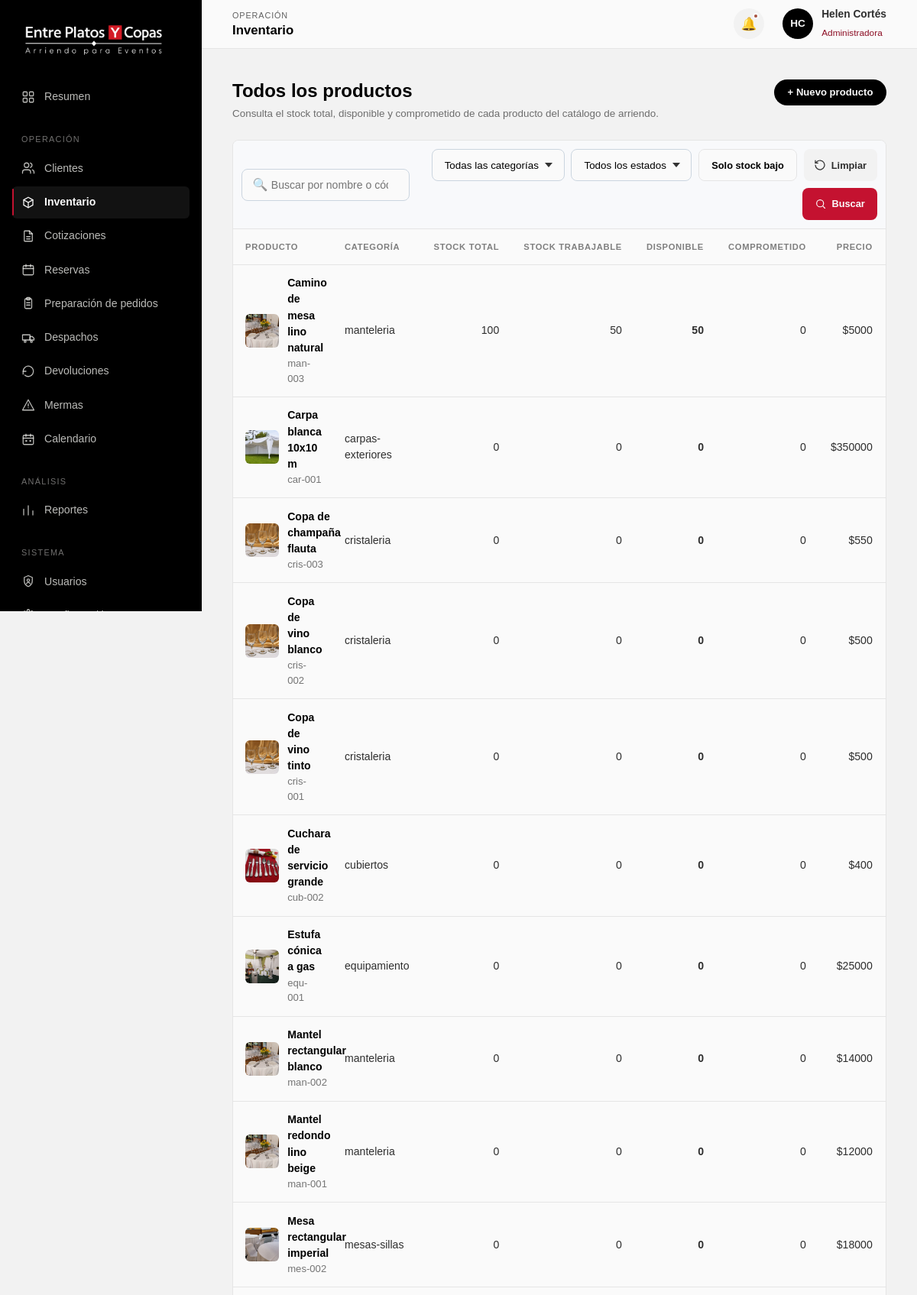
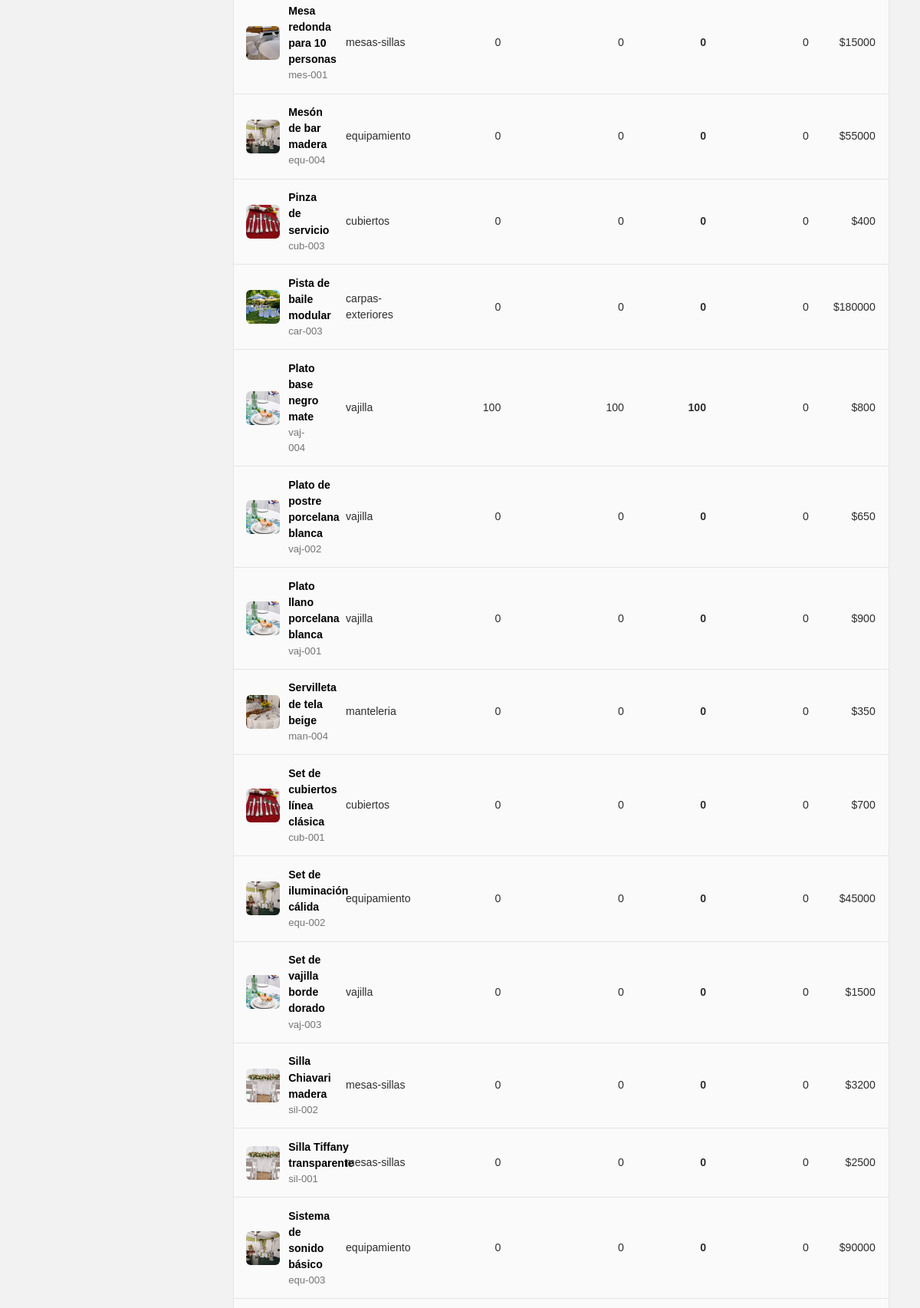
The page /gestion/inventario/ (signed in, upper part) on the database its author committed (2 pictures, top to bottom).
### Inventario/models.py (models this page shows, shortened)
class Articulo(models.Model):
    negocio = models.ForeignKey(
        Negocio,
        on_delete=models.CASCADE,
        related_name="articulos"
    )
    categoria = models.ForeignKey(
        Categoria,
        on_delete=models.PROTECT,
        related_name="articulos"
    )
    codigo = models.CharField(
        max_length=20,
        unique=True
    )
    nombre = models.CharField(max_length=100)
    categoria_label = models.CharField(
        max_length=100,
        blank=True
    )
    descripcion = models.TextField(blank=True)
    descripcion_larga = models.TextField(blank=True)
    dimensiones = models.CharField(max_length=150, blank=True)
    material = models.CharField(max_length=100, blank=True)
    capacidad = models.CharField(max_length=100, blank=True)
    color = models.CharField(max_length=100, blank=True)
    precio_arriendo = models.DecimalField(
        max_digits=10,
        decimal_places=0
    )
    unidad_precio = models.CharField(
        max_length=100,
        blank=True
    )
    imagen = models.CharField(
        max_length=255,
        blank=True
    )
    imagenes = models.JSONField(
        default=list,
        blank=True
    )
    stock_total = models.PositiveIntegerField(default=0)
    stock_trabajable = models.PositiveIntegerField(default=0)
    destacado = models.BooleanField(default=False)
    activo = models.BooleanField(default=True)
    fecha_creacion = models.DateTimeField(auto_now_add=True)
    fecha_actualizacion = models.DateTimeField(auto_now=True)
    class Meta:
        db_table = "articulo"
        constraints = [
            models.CheckConstraint(
                condition=Q(stock_trabajable__lte=F("stock_total")),
                name="stock_trabajable_no_supera_total"
            )
        ]

class Categoria(models.Model):
    negocio = models.ForeignKey(
        Negocio,
        on_delete=models.CASCADE,
        related_name="categorias"
    )
    nombre = models.CharField(max_length=100)
    descripcion = models.CharField(max_length=255, blank=True)
    activo = models.BooleanField(default=True)
    class Meta:
        db_table = "categoria"

### Inventario/views.py (the view, shortened to what this page needs)
@solo_administrador
def inventario(request):
    negocio = obtener_negocio()
    inventario_qs = list(
        Articulo.objects
        .filter(negocio=negocio)
        .select_related("categoria")
        .order_by("nombre")
    )
    comprometido = comprometido_vigente([a.id for a in inventario_qs])
    en_uso = _articulos_en_uso([a.id for a in inventario_qs])
    for articulo in inventario_qs:
        articulo.en_uso = articulo.id in en_uso
        articulo.stock_comprometido = comprometido.get(articulo.id, 0)
        articulo.stock_disponible = max(0, articulo.stock_trabajable - articulo.stock_comprometido)
    categorias = (
        Categoria.objects
        .filter(negocio=negocio, activo=True)
        .order_by("nombre")
    )
    return render(
        request,
        "inventario.html",
        {
            "inventario": inventario_qs,
            "categorias": categorias,
        },
    )

### Inventario/views.py (called while the page is built)
def obtener_negocio():
    return Negocio.objects.filter(activo=True).order_by("id").first()

def comprometido_vigente(articulo_ids):
    hoy = date.today()
    filas = (
        DetalleServicio.objects
        .filter(articulo_id__in=articulo_ids, servicio__estado__in=ESTADOS_QUE_BLOQUEAN)
        .annotate(fin=Coalesce("servicio__fecha_termino", "servicio__fecha_evento", "servicio__fecha_inicio"))
        .filter(fin__gte=hoy)
        .values("articulo_id")
        .annotate(total=Sum("cantidad"))
    )
    return {fila["articulo_id"]: fila["total"] or 0 for fila in filas}

def _articulos_en_uso(articulo_ids):
    en_uso = set()
    for modelo in RELACIONES_ARTICULO_EN_USO:
        en_uso.update(
            modelo.objects.filter(articulo_id__in=articulo_ids).values_list("articulo_id", flat=True)
        )
    return en_uso

### gestion/templates/inventario.html (shortened to what this page needs)
{% load static %}
<!DOCTYPE html>
<html lang="es">
<head>
<link rel="stylesheet" href="{% static 'css/admin.css' %}?v=inventario-4">
</head>
<body>
<div class="admin-shell">
  <aside class="admin-sidebar" id="admin-sidebar">
    <div class="sidebar-brand">
      <a href="{% url 'index' %}"><img src="{% static 'images/logo2.jpg' %}" alt="Entre Platos y Copas"></a>
    </div>
    <nav class="sidebar-nav">
      <a href="{% url 'inicio' %}" class="sidebar-link"><span class="nav-icon"></span><span class="nav-label">Resumen</span></a>
      <span class="sidebar-group-label">Operación</span>
      <a href="{% url 'gestion_clientes' %}" class="sidebar-link"><span class="nav-icon"></span><span class="nav-label">Clientes</span></a>
      <a href="{% url 'gestion_inventario' %}" class="sidebar-link"><span class="nav-icon"></span><span class="nav-label">Inventario</span></a>
      <a href="{% url 'gestion_cotizaciones' %}" class="sidebar-link"><span class="nav-icon"></span><span class="nav-label">Cotizaciones</span></a>
      <a href="{% url 'gestion_reservas' %}" class="sidebar-link"><span class="nav-icon"></span><span class="nav-label">Reservas</span></a>
      <a href="{% url 'gestion_preparacion' %}" class="sidebar-link"><span class="nav-icon"></span><span class="nav-label">Preparación de pedidos</span></a>
      <a href="{% url 'gestion_despachos' %}" class="sidebar-link"><span class="nav-icon"></span><span class="nav-label">Despachos</span></a>
      <a href="{% url 'gestion_devoluciones' %}" class="sidebar-link"><span class="nav-icon"></span><span class="nav-label">Devoluciones</span></a>
      <a href="{% url 'gestion_mermas' %}" class="sidebar-link"><span class="nav-icon"></span><span class="nav-label">Mermas</span></a>
      <a href="{% url 'gestion_calendario' %}" class="sidebar-link"><span class="nav-icon"></span><span class="nav-label">Calendario</span></a>
      <span class="sidebar-group-label">Análisis</span>
      <a href="{% url 'gestion_reportes' %}" class="sidebar-link"><span class="nav-icon"></span><span class="nav-label">Reportes</span></a>
      <span class="sidebar-group-label">Sistema</span>
      <a href="{% url 'gestion_usuarios' %}" class="sidebar-link"><span class="nav-icon"></span><span class="nav-label">Usuarios</span></a>
      <a href="{% url 'gestion_configuracion' %}" class="sidebar-link"><span class="nav-icon"></span><span class="nav-label"></span></a>
    </nav>
  </aside>
  <div class="admin-main">
    <header class="admin-topbar">
      <div style="display:flex;align-items:center;gap:1rem;">
        <div class="topbar-title">
          <span class="eyebrow">Operación</span>
          <h1>Inventario</h1>
        </div>
      </div>
      <div class="topbar-actions">
        <button class="icon-btn" aria-label="Notificaciones"><span class="dot"></span>🔔</button>
        <div class="topbar-user">
          <div class="user-avatar">HC</div>
          <div class="user-info"><strong>Helen Cortés</strong><span>Administradora</span></div>
        </div>
      </div>
    </header>
    <main class="admin-content">
      <div class="page-head">
        <div>
          <h1>Todos los productos</h1>
          <p>Consulta el stock total, disponible y comprometido de cada producto del catálogo de arriendo.</p>
        </div>
        <div class="page-head-actions">
          <button class="btn btn-primary" id="btn-nuevo-producto">+ Nuevo producto</button>
        </div>
      </div>
      <div class="client-directory">
      <form class="inventory-search-panel" id="inventario-filter-form">
        <div class="search-field">
          <span class="icon">🔍</span>
          <input type="search" id="inv-search" placeholder="Buscar por nombre o código...">
        </div>
        <div class="toolbar-filters">
          <select class="select-filter" id="inv-categoria" aria-label="Filtrar por categoría">
            <option value="">Todas las categorías</option>
          </select>
          <select class="select-filter" id="inv-estado">
            <option value="">Todos los estados</option>
          </select>
          <button type="button" class="chip-filter" id="inv-chip-bajo">Solo stock bajo</button>
          <button type="reset" class="btn btn-ghost btn-sm">
            <svg viewBox="0 0 24 24" fill="none" stroke="currentColor" stroke-width="1.8" stroke-linecap="round" stroke-linejoin="round" aria-hidden="true"><path d="M3 12a9 9 0 1 0 2.64-6.36L3 8"/><path d="M3 3v5h5"/></svg>
            Limpiar
          </button>
          <button type="submit" class="btn btn-accent btn-sm">
            <svg viewBox="0 0 24 24" fill="none" stroke="currentColor" stroke-width="1.8" stroke-linecap="round" stroke-linejoin="round" aria-hidden="true"><circle cx="10.8" cy="10.8" r="6.8"/><path d="m16 16 4.2 4.2"/></svg>
            Buscar
          </button>
        </div>
      </form>
      <div class="table-wrap">
        <table class="data-table">
          <thead>
            <tr>
              <th>Producto</th>
              <th>Categoría</th>
              <th class="cell-num">Stock total</th>
              <th class="cell-num" title="Unidades que decides considerar para arrendar">Stock trabajable</th>
              <th class="cell-num" title="Stock trabajable menos lo comprometido">Disponible</th>
              <th class="cell-num" title="Reservas confirmadas con evento de hoy en adelante">Comprometido</th>
              <th class="cell-num">Precio</th>
            </tr>
          </thead>
          <tbody id="inv-tbody">
{% for p in inventario %}
<tr data-producto data-codigo="{{ p.codigo }}" data-nombre="{{ p.nombre }}" data-categoria="{{ p.categoria.nombre }}" data-stock-total="{{ p.stock_total }}" data-stock-trabajable="{{ p.stock_trabajable }}">
  <td><div style="display:flex;align-items:center;gap:0.7rem;"><img src="{{ p.imagen }}" alt="{{ p.nombre }}" class="row-thumb"><div><a class="cell-strong" href="{% url 'gestion_producto' p.id %}">{{ p.nombre }}</a><div class="cell-muted">{{ p.codigo }}</div></div></div></td>
  <td>{{ p.categoria.nombre }}</td>
  <td class="cell-num">{{ p.stock_total }}</td>
  <td class="cell-num">{{ p.stock_trabajable }}</td>
  <td class="cell-num"><strong>{{ p.stock_disponible }}</strong></td>
  <td class="cell-num">{{ p.stock_comprometido }}</td>
  <td class="cell-num">${{ p.precio_arriendo|floatformat:0 }}</td>
</tr>
{% empty %}<tr><td colspan="8" class="empty-state">No hay artículos registrados.</td></tr>{% endfor %}
</tbody>
        </table>
      </div>
      </div>
    </main>
  </div>
</div>
</body>
</html>

### rows shown on the page
Articulo: imagen (picture), nombre "Camino de mesa lino natural", codigo "man-003", categoria.nombre "manteleria", stock_total "100", stock_trabajable "50", stock_disponible "50", stock_comprometido "0", precio_arriendo "5000"
Articulo: imagen (picture), nombre "Carpa blanca 10x10 m", codigo "car-001", categoria.nombre "carpas-exteriores", stock_total "0", stock_trabajable "0", stock_disponible "0", stock_comprometido "0", precio_arriendo "350000"
Articulo: imagen (picture), nombre "Copa de champaña flauta", codigo "cris-003", categoria.nombre "cristaleria", stock_total "0", stock_trabajable "0", stock_disponible "0", stock_comprometido "0", precio_arriendo "550"
Articulo: imagen (picture), nombre "Copa de vino blanco", codigo "cris-002", categoria.nombre "cristaleria", stock_total "0", stock_trabajable "0", stock_disponible "0", stock_comprometido "0", precio_arriendo "500"
Articulo: imagen (picture), nombre "Copa de vino tinto", codigo "cris-001", categoria.nombre "cristaleria", stock_total "0", stock_trabajable "0", stock_disponible "0", stock_comprometido "0", precio_arriendo "500"
Articulo: imagen (picture), nombre "Cuchara de servicio grande", codigo "cub-002", categoria.nombre "cubiertos", stock_total "0", stock_trabajable "0", stock_disponible "0", stock_comprometido "0", precio_arriendo "400"
Articulo: imagen (picture), nombre "Estufa cónica a gas", codigo "equ-001", categoria.nombre "equipamiento", stock_total "0", stock_trabajable "0", stock_disponible "0", stock_comprometido "0", precio_arriendo "25000"
Articulo: imagen (picture), nombre "Mantel rectangular blanco", codigo "man-002", categoria.nombre "manteleria", stock_total "0", stock_trabajable "0", stock_disponible "0", stock_comprometido "0", precio_arriendo "14000"
Articulo: imagen (picture), nombre "Mantel redondo lino beige", codigo "man-001", categoria.nombre "manteleria", stock_total "0", stock_trabajable "0", stock_disponible "0", stock_comprometido "0", precio_arriendo "12000"
Articulo: imagen (picture), nombre "Mesa rectangular imperial", codigo "mes-002", categoria.nombre "mesas-sillas", stock_total "0", stock_trabajable "0", stock_disponible "0", stock_comprometido "0", precio_arriendo "18000"
Articulo: imagen (picture), nombre "Mesa redonda para 10 personas", codigo "mes-001", categoria.nombre "mesas-sillas", stock_total "0", stock_trabajable "0", stock_disponible "0", stock_comprometido "0", precio_arriendo "15000"
Articulo: imagen (picture), nombre "Mesón de bar madera", codigo "equ-004", categoria.nombre "equipamiento", stock_total "0", stock_trabajable "0", stock_disponible "0", stock_comprometido "0", precio_arriendo "55000"
Articulo: imagen (picture), nombre "Pinza de servicio", codigo "cub-003", categoria.nombre "cubiertos", stock_total "0", stock_trabajable "0", stock_disponible "0", stock_comprometido "0", precio_arriendo "400"
Articulo: imagen (picture), nombre "Pista de baile modular", codigo "car-003", categoria.nombre "carpas-exteriores", stock_total "0", stock_trabajable "0", stock_disponible "0", stock_comprometido "0", precio_arriendo "180000"
Articulo: imagen (picture), nombre "Plato base negro mate", codigo "vaj-004", categoria.nombre "vajilla", stock_total "100", stock_trabajable "100", stock_disponible "100", stock_comprometido "0", precio_arriendo "800"
Articulo: imagen (picture), nombre "Plato de postre porcelana blanca", codigo "vaj-002", categoria.nombre "vajilla", stock_total "0", stock_trabajable "0", stock_disponible "0", stock_comprometido "0", precio_arriendo "650"
Articulo: imagen (picture), nombre "Plato llano porcelana blanca", codigo "vaj-001", categoria.nombre "vajilla", stock_total "0", stock_trabajable "0", stock_disponible "0", stock_comprometido "0", precio_arriendo "900"
Articulo: imagen (picture), nombre "Servilleta de tela beige", codigo "man-004", categoria.nombre "manteleria", stock_total "0", stock_trabajable "0", stock_disponible "0", stock_comprometido "0", precio_arriendo "350"
Articulo: imagen (picture), nombre "Set de cubiertos línea clásica", codigo "cub-001", categoria.nombre "cubiertos", stock_total "0", stock_trabajable "0", stock_disponible "0", stock_comprometido "0", precio_arriendo "700"
Articulo: imagen (picture), nombre "Set de iluminación cálida", codigo "equ-002", categoria.nombre "equipamiento", stock_total "0", stock_trabajable "0", stock_disponible "0", stock_comprometido "0", precio_arriendo "45000"
Articulo: imagen (picture), nombre "Set de vajilla borde dorado", codigo "vaj-003", categoria.nombre "vajilla", stock_total "0", stock_trabajable "0", stock_disponible "0", stock_comprometido "0", precio_arriendo "1500"
Articulo: imagen (picture), nombre "Silla Chiavari madera", codigo "sil-002", categoria.nombre "mesas-sillas", stock_total "0", stock_trabajable "0", stock_disponible "0", stock_comprometido "0", precio_arriendo "3200"
Articulo: imagen (picture), nombre "Silla Tiffany transparente", codigo "sil-001", categoria.nombre "mesas-sillas", stock_total "0", stock_trabajable "0", stock_disponible "0", stock_comprometido "0", precio_arriendo "2500"
Articulo: imagen (picture), nombre "Sistema de sonido básico", codigo "equ-003", categoria.nombre "equipamiento", stock_total "0", stock_trabajable "0", stock_disponible "0", stock_comprometido "0", precio_arriendo "90000"
